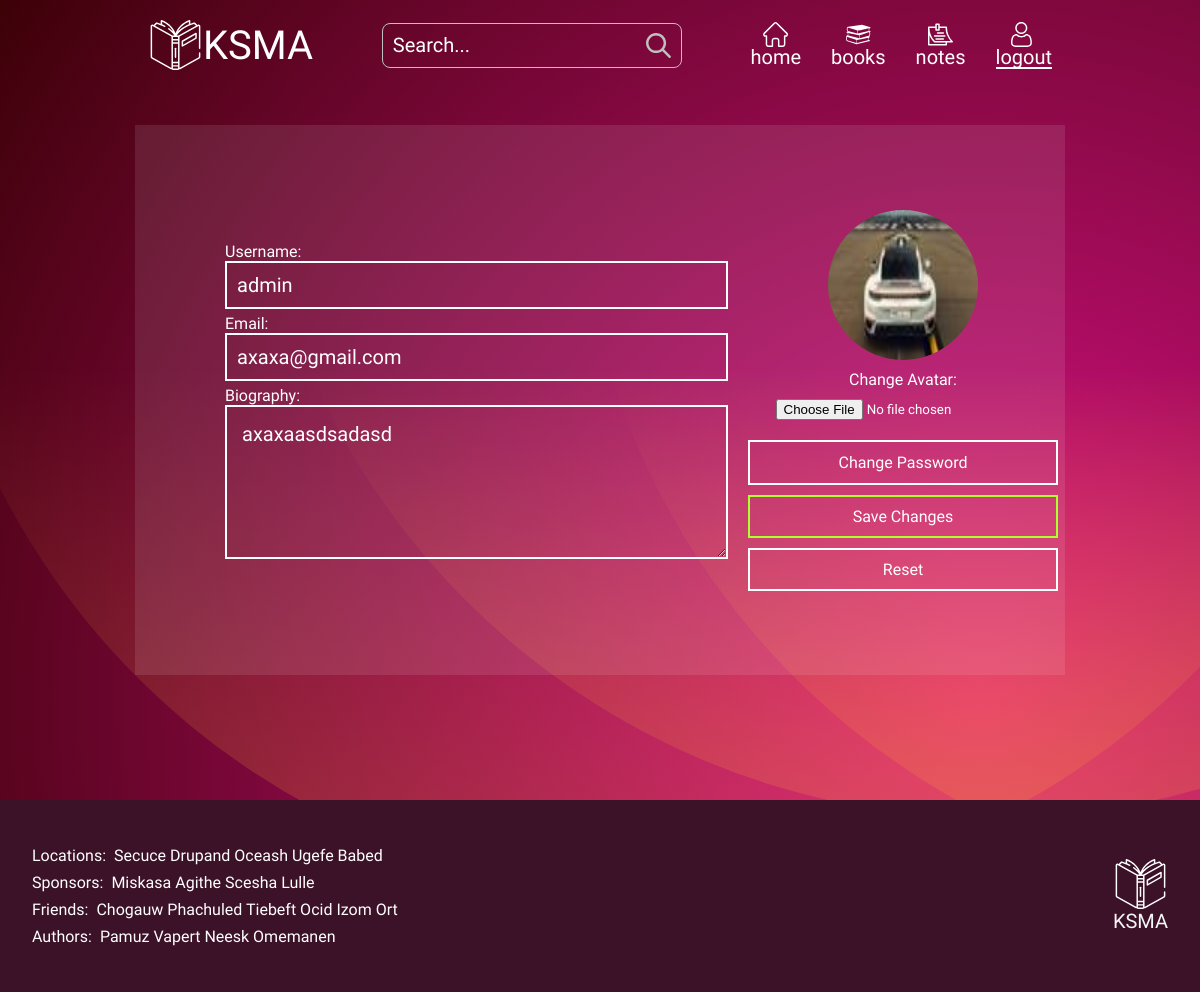
The page /profile/ (signed in) on the database as committed earlier.
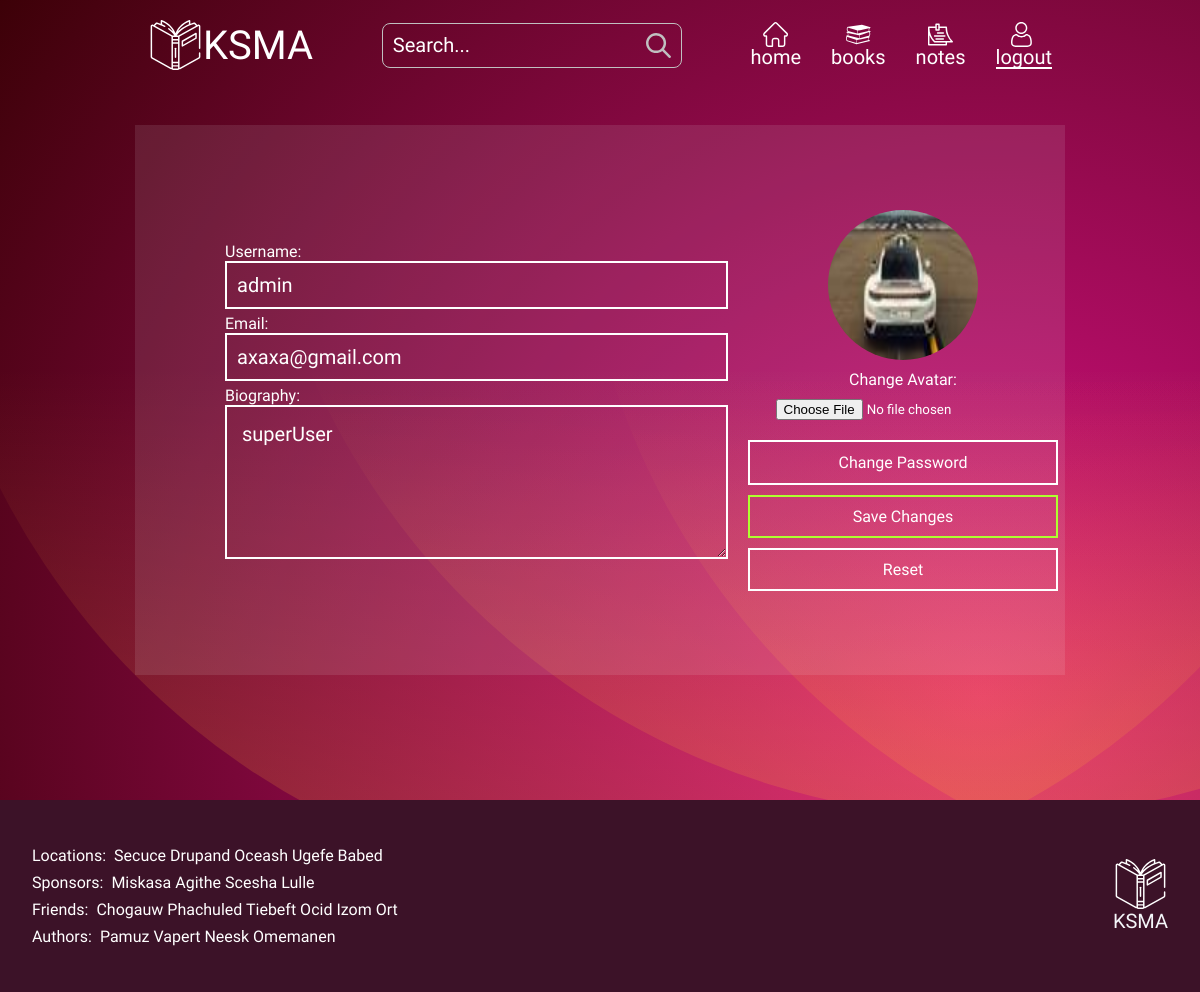
The same page on the database as committed later.
### users/models.py (models this page shows, shortened)
class Profile(models.Model):
    user = models.OneToOneField(User, on_delete=models.CASCADE)
    avatar = models.ImageField(default='default.jpg', upload_to='profile_images')
    bio = models.TextField()

### users/views.py (the view)
# urls.py: path('profile/', profile, name='users-profile'),
@login_required
def profile(request):
    if request.method == 'POST':
        user_form = UpdateUserForm(request.POST, instance=request.user)
        profile_form = UpdateProfileForm(request.POST, request.FILES, instance=request.user.profile)
        if user_form.is_valid() and profile_form.is_valid():
            user_form.save()
            profile_form.save()
            messages.success(request, 'Your profile is updated successfully')
            return redirect(to='users-profile')
    else:
        user_form = UpdateUserForm(instance=request.user)
        profile_form = UpdateProfileForm(instance=request.user.profile)
    return render(request, 'users/profile.html', {'user_form': user_form, 'profile_form': profile_form})

### users/forms.py
class UpdateUserForm(forms.ModelForm):
    username = forms.CharField(max_length=100,
                               required=True,
                               widget=forms.TextInput(attrs={'class': 'form-control'}))
    email = forms.EmailField(required=True,
                             widget=forms.TextInput(attrs={'class': 'form-control'}))
    class Meta:
        model = User
        fields = ['username', 'email']

class UpdateProfileForm(forms.ModelForm):
    avatar = forms.ImageField(widget=forms.FileInput(attrs={'class': 'form-control-file'}))
    bio = forms.CharField(widget=forms.Textarea(attrs={'class': 'form-control', 'rows': 5}))
    class Meta:
        model = Profile
        fields = ['avatar', 'bio']

### users/templates/users/profile.html (shortened to what this page needs)
{% extends "index.html" %}
{% block content %}
<div class="prof_wrap">
    <div class="prof_content">
        <div class="prof_con">
            <form class="prof_info" method="post" enctype="multipart/form-data">
                <div class="prof_names">
                    <div class="prof_colm">
                        <label class="small mb-1">Username:</label>
                        {{ user_form.username }}
                    </div>
                    <div class="prof_colm">
                        <label class="small mb-1">Email:</label>
                        {{ user_form.email }}
                    </div>
                    <div class="prof_colm">
                        <label class="small mb-1">Biography:</label>
                        {{ profile_form.bio }}
                    </div>
                </div>
                <div class="prof_bottom">
                    <div class="prof_ava">
                        <img class="rounded-circle account-img" src="{{ user.profile.avatar.url }} "
                            style="cursor: pointer;" width="150px" height="150px" />
                    </div>
                    <div class="prof_colm1">
                        <label class="small mb-1">Change Avatar:</label>
                        {{ profile_form.avatar }}
                    </div>
                    <a href="{% url 'password_change' %}" class="prof_b_pas">Change Password</a>
                    <button class="prof_b_save" type="submit" class="btn btn-dark btn-lg">Save Changes</button>
                    <button type="reset" class="btn btn-dark btn-lg">Reset</button>
                </div>
            </form>
        </div>
    </div>
</div>
{% endblock content %}

Rows that differ between the two databases and show on the page:
changed Profile: bio "axaxaasdsadasd" → "superUser"
